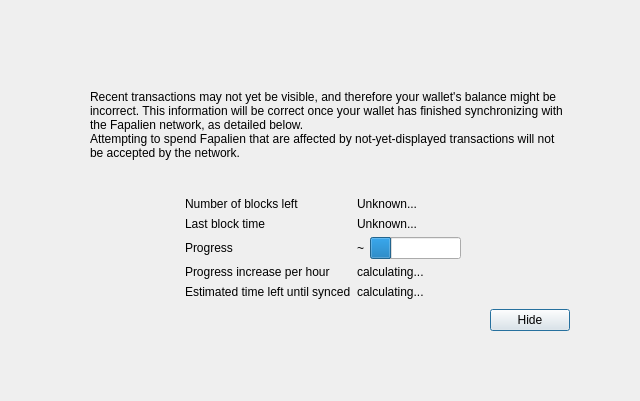
<?xml version="1.0" encoding="UTF-8"?>
<ui version="4.0">
 <class>ModalOverlay</class>
 <widget class="ModalOverlay" name="ModalOverlay">
  <property name="geometry">
   <rect>
    <x>0</x>
    <y>0</y>
    <width>640</width>
    <height>401</height>
   </rect>
  </property>
  <property name="windowTitle">
   <string>Form</string>
  </property>
  <layout class="QVBoxLayout" name="verticalLayout" stretch="0">
   <property name="sizeConstraint">
    <enum>QLayout::SetDefaultConstraint</enum>
   </property>
   <property name="leftMargin">
    <number>0</number>
   </property>
   <property name="topMargin">
    <number>0</number>
   </property>
   <property name="rightMargin">
    <number>0</number>
   </property>
   <property name="bottomMargin">
    <number>0</number>
   </property>
   <item>
    <widget class="QWidget" name="bgWidget" native="true">
     <property name="styleSheet">
      <string notr="true"/>
     </property>
     <layout class="QVBoxLayout" name="verticalLayoutMain" stretch="0">
      <property name="leftMargin">
       <number>60</number>
      </property>
      <property name="topMargin">
       <number>60</number>
      </property>
      <property name="rightMargin">
       <number>60</number>
      </property>
      <property name="bottomMargin">
       <number>60</number>
      </property>
      <item>
       <widget class="QWidget" name="contentWidget" native="true">
        <property name="styleSheet">
         <string notr="true"/>
        </property>
        <layout class="QVBoxLayout" name="verticalLayoutSub" stretch="1,0,0,0,0">
         <property name="spacing">
          <number>0</number>
         </property>
         <property name="leftMargin">
          <number>10</number>
         </property>
         <property name="topMargin">
          <number>10</number>
         </property>
         <property name="rightMargin">
          <number>10</number>
         </property>
         <property name="bottomMargin">
          <number>10</number>
         </property>
         <item>
          <layout class="QHBoxLayout" name="horizontalLayoutIconText" stretch="0,1">
           <property name="topMargin">
            <number>20</number>
           </property>
           <item>
            <layout class="QVBoxLayout" name="verticalLayoutIcon">
             <property name="leftMargin">
              <number>0</number>
             </property>
             <item>
              <widget class="QLabel" name="warningIcon">
               <property name="text">
                <string/>
               </property>
              </widget>
             </item>
             <item>
              <spacer name="verticalSpacerWarningIcon">
               <property name="orientation">
                <enum>Qt::Vertical</enum>
               </property>
               <property name="sizeHint" stdset="0">
                <size>
                 <width>20</width>
                 <height>40</height>
                </size>
               </property>
              </spacer>
             </item>
            </layout>
           </item>
           <item>
            <layout class="QVBoxLayout" name="verticalLayoutInfoText">
             <property name="leftMargin">
              <number>0</number>
             </property>
             <property name="topMargin">
              <number>0</number>
             </property>
             <item>
              <widget class="QLabel" name="infoText">
               <property name="text">
                <string>Recent transactions may not yet be visible, and therefore your wallet's balance might be incorrect. This information will be correct once your wallet has finished synchronizing with the Fapalien network, as detailed below.</string>
               </property>
               <property name="textFormat">
                <enum>Qt::RichText</enum>
               </property>
               <property name="wordWrap">
                <bool>true</bool>
               </property>
              </widget>
             </item>
             <item>
              <widget class="QLabel" name="infoTextStrong">
               <property name="text">
                <string>Attempting to spend Fapalien that are affected by not-yet-displayed transactions will not be accepted by the network.</string>
               </property>
               <property name="textFormat">
                <enum>Qt::RichText</enum>
               </property>
               <property name="wordWrap">
                <bool>true</bool>
               </property>
              </widget>
             </item>
             <item>
              <spacer name="verticalSpacerInTextSpace">
               <property name="orientation">
                <enum>Qt::Vertical</enum>
               </property>
               <property name="sizeHint" stdset="0">
                <size>
                 <width>20</width>
                 <height>40</height>
                </size>
               </property>
              </spacer>
             </item>
            </layout>
           </item>
          </layout>
         </item>
         <item>
          <spacer name="verticalSpacerAfterText">
           <property name="orientation">
            <enum>Qt::Vertical</enum>
           </property>
           <property name="sizeHint" stdset="0">
            <size>
             <width>20</width>
             <height>40</height>
            </size>
           </property>
          </spacer>
         </item>
         <item>
          <layout class="QFormLayout" name="formLayout">
           <property name="fieldGrowthPolicy">
            <enum>QFormLayout::FieldsStayAtSizeHint</enum>
           </property>
           <property name="formAlignment">
            <set>Qt::AlignHCenter|Qt::AlignTop</set>
           </property>
           <property name="horizontalSpacing">
            <number>6</number>
           </property>
           <property name="verticalSpacing">
            <number>6</number>
           </property>
           <property name="topMargin">
            <number>10</number>
           </property>
           <item row="0" column="0">
            <widget class="QLabel" name="labelNumberOfBlocksLeft">
             <property name="text">
              <string>Number of blocks left</string>
             </property>
            </widget>
           </item>
           <item row="0" column="1">
            <widget class="QLabel" name="numberOfBlocksLeft">
             <property name="text">
              <string>Unknown...</string>
             </property>
            </widget>
           </item>
           <item row="1" column="0">
            <widget class="QLabel" name="labelLastBlockTime">
             <property name="text">
              <string>Last block time</string>
             </property>
            </widget>
           </item>
           <item row="1" column="1">
            <widget class="QLabel" name="newestBlockDate">
             <property name="sizePolicy">
              <sizepolicy hsizetype="Maximum" vsizetype="Preferred">
               <horstretch>0</horstretch>
               <verstretch>0</verstretch>
              </sizepolicy>
             </property>
             <property name="text">
              <string>Unknown...</string>
             </property>
            </widget>
           </item>
           <item row="2" column="0">
            <widget class="QLabel" name="labelSyncDone">
             <property name="text">
              <string>Progress</string>
             </property>
            </widget>
           </item>
           <item row="2" column="1">
            <layout class="QHBoxLayout" name="horizontalLayoutSync" stretch="0,1">
             <item>
              <widget class="QLabel" name="percentageProgress">
               <property name="text">
                <string notr="true">~</string>
               </property>
              </widget>
             </item>
             <item>
              <widget class="QProgressBar" name="progressBar">
               <property name="value">
                <number>24</number>
               </property>
               <property name="format">
                <string/>
               </property>
              </widget>
             </item>
            </layout>
           </item>
           <item row="4" column="0">
            <widget class="QLabel" name="labelProgressIncrease">
             <property name="text">
              <string>Progress increase per hour</string>
             </property>
            </widget>
           </item>
           <item row="4" column="1">
            <widget class="QLabel" name="progressIncreasePerH">
             <property name="text">
              <string>calculating...</string>
             </property>
            </widget>
           </item>
           <item row="5" column="0">
            <widget class="QLabel" name="labelEstimatedTimeLeft">
             <property name="text">
              <string>Estimated time left until synced</string>
             </property>
            </widget>
           </item>
           <item row="5" column="1">
            <widget class="QLabel" name="expectedTimeLeft">
             <property name="text">
              <string>calculating...</string>
             </property>
            </widget>
           </item>
          </layout>
         </item>
         <item>
          <layout class="QHBoxLayout" name="horizontalLayoutButtons">
           <property name="leftMargin">
            <number>10</number>
           </property>
           <property name="topMargin">
            <number>10</number>
           </property>
           <item>
            <spacer name="horizontalSpacer">
             <property name="orientation">
              <enum>Qt::Horizontal</enum>
             </property>
             <property name="sizeHint" stdset="0">
              <size>
               <width>40</width>
               <height>20</height>
              </size>
             </property>
            </spacer>
           </item>
           <item>
            <widget class="QPushButton" name="closeButton">
             <property name="text">
              <string>Hide</string>
             </property>
             <property name="focusPolicy">
              <enum>Qt::StrongFocus</enum>
             </property>
             <property name="default">
              <bool>true</bool>
             </property>
            </widget>
           </item>
          </layout>
         </item>
         <item>
          <layout class="QVBoxLayout" name="verticalLayout_2">
           <item>
            <spacer name="verticalSpacer">
             <property name="orientation">
              <enum>Qt::Vertical</enum>
             </property>
             <property name="sizeHint" stdset="0">
              <size>
               <width>20</width>
               <height>40</height>
              </size>
             </property>
            </spacer>
           </item>
          </layout>
         </item>
        </layout>
       </widget>
      </item>
     </layout>
    </widget>
   </item>
  </layout>
 </widget>
 <customwidgets>
  <customwidget>
   <class>ModalOverlay</class>
   <extends>QWidget</extends>
   <header>qt/modaloverlay.h</header>
   <container>1</container>
  </customwidget>
 </customwidgets>
 <resources/>
 <connections/>
</ui>
